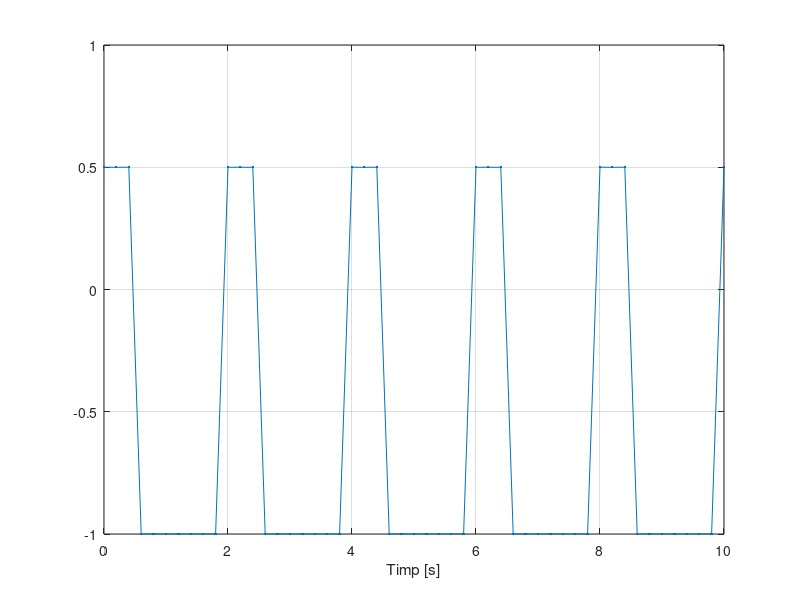

MATLAB code for this plot:
perioada = 2;
rezolutie = 0.2;
max=0.5;
min=-1;

t_max = 10;

t=0:rezolutie:t_max;

contor = 1;

while contor <= t_max/rezolutie + 1
    if mod(t(contor), perioada) < perioada/4
        y(contor)=max;
    else
        y(contor)=min;
    end
    contor=contor+1;
end

plot(t,y,'.-'),xlabel('Timp [s]'),grid 